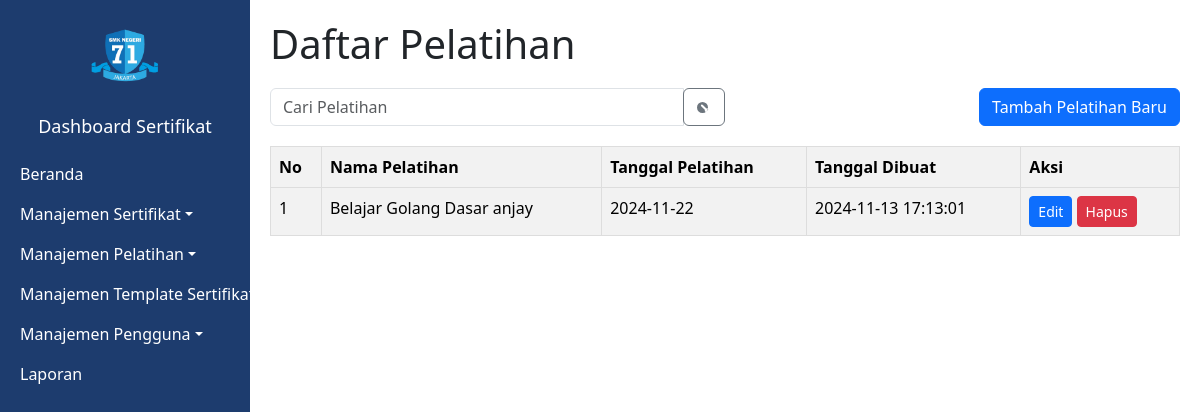
Page /dashboard/courses/index.php (signed in) on the committed database.
### tables this page shows
CREATE TABLE `courses` (
  `id` int(11) NOT NULL,
  `event_name` varchar(255) NOT NULL,
  `event_description` text DEFAULT NULL,
  `event_date` date DEFAULT NULL,
  `organizer` varchar(255) DEFAULT NULL,
  `created_at` timestamp NULL DEFAULT current_timestamp()
);

### src/dashboard/courses/index.php (the view, shortened to what this page needs)
<?php
include '../../service/connection.php';
$getCourses = $conn->query('SELECT * FROM courses');
while ($row = $getCourses->fetch_row()) {
    $courses[] = $row;
}
?>
<!DOCTYPE html>
<html lang="en">
<head>
    <link href="../../assets/bootstrap-5.3.3-dist/css/bootstrap.css" rel="stylesheet">
    <link rel="stylesheet" href="https://cdn.jsdelivr.net/npm/sweetalert2@11/dist/sweetalert2.min.css">
</head>
<body>
    <div class="sidebar">
        <div class="text-center my-3">
            <img src="../../assets/logo.png" alt="Logo" style="max-width: 80px;">
            <h4>Dashboard Sertifikat</h4>
        </div>
        <ul class="nav flex-column">
            <li class="nav-item"><a href="../index.php" class="nav-link">Beranda</a></li>
            <li class="nav-item">
                <a class="nav-link dropdown-toggle" data-bs-toggle="collapse" href="#sertifikatMenu" role="button" aria-expanded="false" aria-controls="sertifikatMenu">Manajemen Sertifikat</a>
            </li>
            <li class="nav-item">
                <a class="nav-link dropdown-toggle" data-bs-toggle="collapse" href="#pelatihanMenu" role="button" aria-expanded="false" aria-controls="pelatihanMenu">Manajemen Pelatihan</a>
            </li>
            <li class="nav-item">
                <a class="nav-link dropdown-toggle" data-bs-toggle="collapse" href="#templateSertifikat" role="button" aria-expanded="false" aria-controls="templateSertifikat">Manajemen Template Sertifikat</a>
            </li>
            <li class="nav-item">
                <a class="nav-link dropdown-toggle" data-bs-toggle="collapse" href="#penggunaMenu" role="button" aria-expanded="false" aria-controls="penggunaMenu">Manajemen Pengguna</a>
            </li>
            <li class="nav-item"><a href="../reports.php" class="nav-link">Laporan</a></li>
        </ul>
    </div>
    <div class="container-fluid">
        <div class="row">
            <div class="main-content">
                <h1 style="text-align: left; margin: 0;">Daftar Pelatihan</h1>
                <div style="display: flex; justify-content: space-between; align-items: center; margin-bottom: 20px; margin-top:20px;">
                    <div class="search">
                        <div class="input-group">
                            <input type="text" class="form-control" placeholder="Cari Pelatihan">
                            <div class="input-group-append">
                                <button class="btn btn-outline-secondary" type="button">
                                    <svg class="search-icon" width="1em" height="1em" viewBox="0 0 16 16" fill="currentColor" xmlns="http://www.w3.org/2000/svg">
                                        <path fill-rule="evenodd" d="M10.442 10.442a1 1 0 0 1-1.415-1.414l-3.85-3.85a1 1 0 0 1 1.414-1.415l3.85 3.85a1 1 0 0 1 1.415 1.414zM6.5 12a5.5 5.5 0 1 0 0-11 5.5 5.5 0 0 0 0 11z" />
                                    </svg>
                                </button>
                            </div>
                        </div>
                    </div>
                    <a href="create.php">
                        <a href="create.php" class="btn btn-primary">Tambah Pelatihan Baru</a>
                    </a>
                </div>
                <div class="table-responsive">
                    <?php if (isset($courses)) { ?>
                        <table class="table table-striped">
                            <thead>
                                <tr>
                                    <th scope="col">No</th>
                                    <th scope="col">Nama Pelatihan</th>
                                    <th scope="col">Tanggal Pelatihan</th>
                                    <th scope="col">Tanggal Dibuat</th>
                                    <th scope="col">Aksi</th>
                                </tr>
                            </thead>
                            <tbody>
                                <?php foreach ($courses as $key => $course) : ?>
                                    <tr>
                                        <td><?= $key + 1 ?></td>
                                        <td><?= $course[1] ?></td>
                                        <td><?= $course[3] ?></td>
                                        <td><?= $course[5] ?></td>
                                        <td>
                                            <a href="edit.php?id=<?= $course[0] ?>" class="btn btn-sm btn-primary">Edit</a>
                                            <a class="btn btn-sm btn-danger" onclick="deleteCourse('<?= $course[0] ?>')" data-bs-toggle="modal" data-bs-target="#deleteCourseModal">Hapus</a>
                                        </td>
                                    </tr>
                                <?php endforeach; ?>
                            </tbody>
                        </table>
                    <?php } else { ?>
                        NOT FOUND
                    <?php } ?>
                </div>
            </div>
        </div>
    </div>
</body>
</html>

### src/dashboard/courses/index.php (style rules this page uses)
.sidebar { background-color: #1d3c6e; color: white; height: 100vh; width: 250px; position: fixed; }
.sidebar h4 { margin-top: 20px; font-size: 18px; }
.nav-link { color: white; padding-left: 20px; }
.main-content { margin-left: 250px; padding: 20px; width: calc(100% - 250px); }
.search { width: 50%; }
.table { width: 100%; border-collapse: collapse; }
.table th, .table td { border: 1px solid #ddd; padding: 8px; }
.table th { background-color: #f2f2f2; font-weight: bold; text-align: left; }
.table-responsive { overflow-x: auto; }

### rows in the picture
courses: event_name "Belajar Golang Dasar anjay", event_date "2024-11-22", created_at "2024-11-13 17:13:01"
